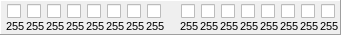
   <widget class="QFrame" name="fm-1_27" >
    <property name="geometry" >
     <rect>
      <x>10</x>
      <y>110</y>
      <width>341</width>
      <height>35</height>
     </rect>
    </property>
    <property name="autoFillBackground" >
     <bool>false</bool>
    </property>
    <property name="frameShape" >
     <enum>QFrame::Panel</enum>
    </property>
    <property name="frameShadow" >
     <enum>QFrame::Raised</enum>
    </property>
    <widget class="QLabel" name="lb-1_32" >
     <property name="geometry" >
      <rect>
       <x>6</x>
       <y>18</y>
       <width>21</width>
       <height>16</height>
      </rect>
     </property>
     <property name="font" >
      <font>
       <family>MS UI Gothic</family>
       <pointsize>8</pointsize>
       <weight>50</weight>
       <italic>false</italic>
       <bold>false</bold>
       <underline>false</underline>
       <strikeout>false</strikeout>
      </font>
     </property>
     <property name="text" >
      <string>255</string>
     </property>
    </widget>
    <widget class="QCheckBox" name="chk-1_32" >
     <property name="geometry" >
      <rect>
       <x>7</x>
       <y>3</y>
       <width>16</width>
       <height>17</height>
      </rect>
     </property>
    </widget>
    <widget class="QCheckBox" name="chk-1_33" >
     <property name="geometry" >
      <rect>
       <x>27</x>
       <y>3</y>
       <width>16</width>
       <height>17</height>
      </rect>
     </property>
    </widget>
    <widget class="QCheckBox" name="chk-1_34" >
     <property name="geometry" >
      <rect>
       <x>47</x>
       <y>3</y>
       <width>16</width>
       <height>17</height>
      </rect>
     </property>
    </widget>
    <widget class="QCheckBox" name="chk-1_35" >
     <property name="geometry" >
      <rect>
       <x>67</x>
       <y>3</y>
       <width>16</width>
       <height>17</height>
      </rect>
     </property>
    </widget>
    <widget class="QCheckBox" name="chk-1_36" >
     <property name="geometry" >
      <rect>
       <x>87</x>
       <y>3</y>
       <width>16</width>
       <height>17</height>
      </rect>
     </property>
    </widget>
    <widget class="QCheckBox" name="chk-1_37" >
     <property name="geometry" >
      <rect>
       <x>107</x>
       <y>3</y>
       <width>16</width>
       <height>17</height>
      </rect>
     </property>
    </widget>
    <widget class="QCheckBox" name="chk-1_38" >
     <property name="geometry" >
      <rect>
       <x>127</x>
       <y>3</y>
       <width>16</width>
       <height>17</height>
      </rect>
     </property>
    </widget>
    <widget class="QCheckBox" name="chk-1_39" >
     <property name="geometry" >
      <rect>
       <x>147</x>
       <y>3</y>
       <width>16</width>
       <height>17</height>
      </rect>
     </property>
    </widget>
    <widget class="QLabel" name="lb-1_33" >
     <property name="geometry" >
      <rect>
       <x>26</x>
       <y>18</y>
       <width>21</width>
       <height>16</height>
      </rect>
     </property>
     <property name="font" >
      <font>
       <family>MS UI Gothic</family>
       <pointsize>8</pointsize>
       <weight>50</weight>
       <italic>false</italic>
       <bold>false</bold>
       <underline>false</underline>
       <strikeout>false</strikeout>
      </font>
     </property>
     <property name="text" >
      <string>255</string>
     </property>
    </widget>
    <widget class="QLabel" name="lb-1_34" >
     <property name="geometry" >
      <rect>
       <x>46</x>
       <y>18</y>
       <width>21</width>
       <height>16</height>
      </rect>
     </property>
     <property name="font" >
      <font>
       <family>MS UI Gothic</family>
       <pointsize>8</pointsize>
       <weight>50</weight>
       <italic>false</italic>
       <bold>false</bold>
       <underline>false</underline>
       <strikeout>false</strikeout>
      </font>
     </property>
     <property name="text" >
      <string>255</string>
     </property>
    </widget>
    <widget class="QLabel" name="lb-1_35" >
     <property name="geometry" >
      <rect>
       <x>66</x>
       <y>18</y>
       <width>21</width>
       <height>16</height>
      </rect>
     </property>
     <property name="font" >
      <font>
       <family>MS UI Gothic</family>
       <pointsize>8</pointsize>
       <weight>50</weight>
       <italic>false</italic>
       <bold>false</bold>
       <underline>false</underline>
       <strikeout>false</strikeout>
      </font>
     </property>
     <property name="text" >
      <string>255</string>
     </property>
    </widget>
    <widget class="QLabel" name="lb-1_36" >
     <property name="geometry" >
      <rect>
       <x>86</x>
       <y>18</y>
       <width>21</width>
       <height>16</height>
      </rect>
     </property>
     <property name="font" >
      <font>
       <family>MS UI Gothic</family>
       <pointsize>8</pointsize>
       <weight>50</weight>
       <italic>false</italic>
       <bold>false</bold>
       <underline>false</underline>
       <strikeout>false</strikeout>
      </font>
     </property>
     <property name="text" >
      <string>255</string>
     </property>
    </widget>
    <widget class="QLabel" name="lb-1_37" >
     <property name="geometry" >
      <rect>
       <x>106</x>
       <y>18</y>
       <width>21</width>
       <height>16</height>
      </rect>
     </property>
     <property name="font" >
      <font>
       <family>MS UI Gothic</family>
       <pointsize>8</pointsize>
       <weight>50</weight>
       <italic>false</italic>
       <bold>false</bold>
       <underline>false</underline>
       <strikeout>false</strikeout>
      </font>
     </property>
     <property name="text" >
      <string>255</string>
     </property>
    </widget>
    <widget class="QLabel" name="lb-1_38" >
     <property name="geometry" >
      <rect>
       <x>126</x>
       <y>18</y>
       <width>21</width>
       <height>16</height>
      </rect>
     </property>
     <property name="font" >
      <font>
       <family>MS UI Gothic</family>
       <pointsize>8</pointsize>
       <weight>50</weight>
       <italic>false</italic>
       <bold>false</bold>
       <underline>false</underline>
       <strikeout>false</strikeout>
      </font>
     </property>
     <property name="text" >
      <string>255</string>
     </property>
    </widget>
    <widget class="QLabel" name="lb-1_39" >
     <property name="geometry" >
      <rect>
       <x>146</x>
       <y>18</y>
       <width>21</width>
       <height>16</height>
      </rect>
     </property>
     <property name="font" >
      <font>
       <family>MS UI Gothic</family>
       <pointsize>8</pointsize>
       <weight>50</weight>
       <italic>false</italic>
       <bold>false</bold>
       <underline>false</underline>
       <strikeout>false</strikeout>
      </font>
     </property>
     <property name="text" >
      <string>255</string>
     </property>
    </widget>
    <widget class="QLabel" name="lb-1_46" >
     <property name="geometry" >
      <rect>
       <x>300</x>
       <y>18</y>
       <width>21</width>
       <height>16</height>
      </rect>
     </property>
     <property name="font" >
      <font>
       <family>MS UI Gothic</family>
       <pointsize>8</pointsize>
       <weight>50</weight>
       <italic>false</italic>
       <bold>false</bold>
       <underline>false</underline>
       <strikeout>false</strikeout>
      </font>
     </property>
     <property name="text" >
      <string>255</string>
     </property>
    </widget>
    <widget class="QCheckBox" name="chk-1_42" >
     <property name="geometry" >
      <rect>
       <x>221</x>
       <y>3</y>
       <width>16</width>
       <height>17</height>
      </rect>
     </property>
    </widget>
    <widget class="QLabel" name="lb-1_43" >
     <property name="geometry" >
      <rect>
       <x>240</x>
       <y>18</y>
       <width>21</width>
       <height>16</height>
      </rect>
     </property>
     <property name="font" >
      <font>
       <family>MS UI Gothic</family>
       <pointsize>8</pointsize>
       <weight>50</weight>
       <italic>false</italic>
       <bold>false</bold>
       <underline>false</underline>
       <strikeout>false</strikeout>
      </font>
     </property>
     <property name="text" >
      <string>255</string>
     </property>
    </widget>
    <widget class="QLabel" name="lb-1_47" >
     <property name="geometry" >
      <rect>
       <x>320</x>
       <y>18</y>
       <width>21</width>
       <height>16</height>
      </rect>
     </property>
     <property name="font" >
      <font>
       <family>MS UI Gothic</family>
       <pointsize>8</pointsize>
       <weight>50</weight>
       <italic>false</italic>
       <bold>false</bold>
       <underline>false</underline>
       <strikeout>false</strikeout>
      </font>
     </property>
     <property name="text" >
      <string>255</string>
     </property>
    </widget>
    <widget class="QLabel" name="lb-1_42" >
     <property name="geometry" >
      <rect>
       <x>220</x>
       <y>18</y>
       <width>21</width>
       <height>16</height>
      </rect>
     </property>
     <property name="font" >
      <font>
       <family>MS UI Gothic</family>
       <pointsize>8</pointsize>
       <weight>50</weight>
       <italic>false</italic>
       <bold>false</bold>
       <underline>false</underline>
       <strikeout>false</strikeout>
      </font>
     </property>
     <property name="text" >
      <string>255</string>
     </property>
    </widget>
    <widget class="QLabel" name="lb-1_44" >
     <property name="geometry" >
      <rect>
       <x>260</x>
       <y>18</y>
       <width>21</width>
       <height>16</height>
      </rect>
     </property>
     <property name="font" >
      <font>
       <family>MS UI Gothic</family>
       <pointsize>8</pointsize>
       <weight>50</weight>
       <italic>false</italic>
       <bold>false</bold>
       <underline>false</underline>
       <strikeout>false</strikeout>
      </font>
     </property>
     <property name="text" >
      <string>255</string>
     </property>
    </widget>
    <widget class="QCheckBox" name="chk-1_41" >
     <property name="geometry" >
      <rect>
       <x>201</x>
       <y>3</y>
       <width>16</width>
       <height>17</height>
      </rect>
     </property>
    </widget>
    <widget class="QLabel" name="lb-1_40" >
     <property name="geometry" >
      <rect>
       <x>180</x>
       <y>18</y>
       <width>21</width>
       <height>16</height>
      </rect>
     </property>
     <property name="font" >
      <font>
       <family>MS UI Gothic</family>
       <pointsize>8</pointsize>
       <weight>50</weight>
       <italic>false</italic>
       <bold>false</bold>
       <underline>false</underline>
       <strikeout>false</strikeout>
      </font>
     </property>
     <property name="text" >
      <string>255</string>
     </property>
    </widget>
    <widget class="QLabel" name="lb-1_41" >
     <property name="geometry" >
      <rect>
       <x>200</x>
       <y>18</y>
       <width>21</width>
       <height>16</height>
      </rect>
     </property>
     <property name="font" >
      <font>
       <family>MS UI Gothic</family>
       <pointsize>8</pointsize>
       <weight>50</weight>
       <italic>false</italic>
       <bold>false</bold>
       <underline>false</underline>
       <strikeout>false</strikeout>
      </font>
     </property>
     <property name="text" >
      <string>255</string>
     </property>
    </widget>
    <widget class="QCheckBox" name="chk-1_46" >
     <property name="geometry" >
      <rect>
       <x>301</x>
       <y>3</y>
       <width>16</width>
       <height>17</height>
      </rect>
     </property>
    </widget>
    <widget class="QCheckBox" name="chk-1_40" >
     <property name="geometry" >
      <rect>
       <x>181</x>
       <y>3</y>
       <width>16</width>
       <height>17</height>
      </rect>
     </property>
    </widget>
    <widget class="QCheckBox" name="chk-1_43" >
     <property name="geometry" >
      <rect>
       <x>241</x>
       <y>3</y>
       <width>16</width>
       <height>17</height>
      </rect>
     </property>
    </widget>
    <widget class="QCheckBox" name="chk-1_45" >
     <property name="geometry" >
      <rect>
       <x>281</x>
       <y>3</y>
       <width>16</width>
       <height>17</height>
      </rect>
     </property>
    </widget>
    <widget class="QCheckBox" name="chk-1_47" >
     <property name="geometry" >
      <rect>
       <x>321</x>
       <y>3</y>
       <width>16</width>
       <height>17</height>
      </rect>
     </property>
    </widget>
    <widget class="QCheckBox" name="chk-1_44" >
     <property name="geometry" >
      <rect>
       <x>261</x>
       <y>3</y>
       <width>16</width>
       <height>17</height>
      </rect>
     </property>
    </widget>
    <widget class="QLabel" name="lb-1_45" >
     <property name="geometry" >
      <rect>
       <x>280</x>
       <y>18</y>
       <width>21</width>
       <height>16</height>
      </rect>
     </property>
     <property name="font" >
      <font>
       <family>MS UI Gothic</family>
       <pointsize>8</pointsize>
       <weight>50</weight>
       <italic>false</italic>
       <bold>false</bold>
       <underline>false</underline>
       <strikeout>false</strikeout>
      </font>
     </property>
     <property name="text" >
      <string>255</string>
     </property>
    </widget>
   </widget>
